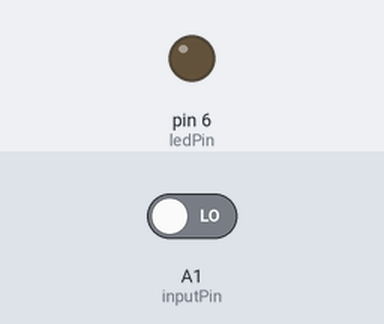
The sketch below on a simulated Arduino Uno, built with avr-gcc and run on an emulated ATmega328P. Parts: output pins drawn as LEDs (lit = HIGH). The inputs (shaded band) are chosen by the test bench; at power-on: A1 (inputPin) LOW.

Above: at 1.2 s.
1.3 s: A1 (inputPin) driven HIGH
At 1.6 s:
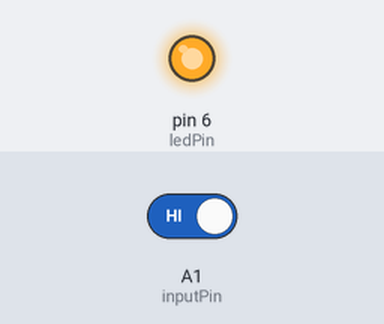
2.8 s: A1 (inputPin) driven LOW
At 4.0 s:
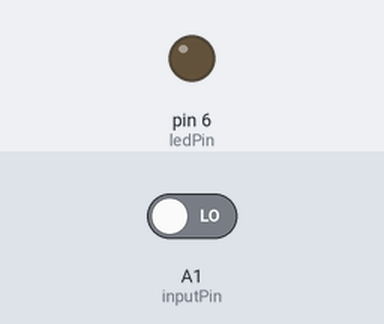
Timing chart, 0 to 5.8 s (numbered marks = the images above; inputs shaded):
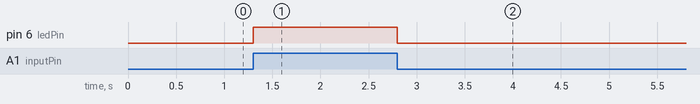

The sketch:

PIR_example.ino
```cpp
/*
2. * PIR sensor tester
3. */

int ledPin = 6;                // choose the pin for the LED
int inputPin = A1;               // choose the input pin (for PIR sensor)
int pirState = LOW;             // we start, assuming no motion detected
int val = 0;                    // variable for reading the pin status
int motor = 4;
int coil = 5;

void setup() {
pinMode(ledPin, OUTPUT);      // declare LED as output
pinMode(inputPin, INPUT);     // declare sensor as input

Serial.begin(57600);
}

void loop(){
  val = digitalRead(inputPin);  // read input value
  if (val == HIGH) {            // check if the input is HIGH
    digitalWrite(ledPin, HIGH);  // turn LED ON
    digitalWrite(motor, LOW);
    digitalWrite(coil, LOW);
//    if (pirState == LOW) {
//      // we have just turned on
//      Serial.println("Motion detected!");
//      // We only want to print on the output change, not state
//      pirState = HIGH;
   // }
  } else {
    digitalWrite(ledPin, LOW); // turn LED OFF
    digitalWrite(motor, HIGH);
    digitalWrite(coil, HIGH);
//    if (pirState == HIGH){
//      // we have just turned of
//      Serial.println("Motion ended!");
//      // We only want to print on the output change, not state
//      pirState = LOW;
   // }
  }
}

//int pir = 0;
//void setup() {
//  // put your setup code here, to run once:
//Serial.begin(57600);
//pinMode(A1, INPUT);
//pinMode(6, OUTPUT);
//}
//
//void loop() {
//  // put your main code here, to run repeatedly:
//  pir = LOW;
//  pir = digitalRead(A1);
//  Serial.println(pir);
//  if(pir == HIGH)
// {
//  digitalWrite(6, HIGH);
//  delay(100);
//  }
//  else
//  {
////  digitalWrite(6, HIGH);
////  delay(1000);
//  digitalWrite(6, LOW);
//  delay(100);
////  pir = HIGH;
//  }
//}
```

Measured:
- after the input at 1.3 s, pin 6 (ledPin): LOW → HIGH at once
- after the input at 2.8 s, pin 6 (ledPin): HIGH → LOW at once
